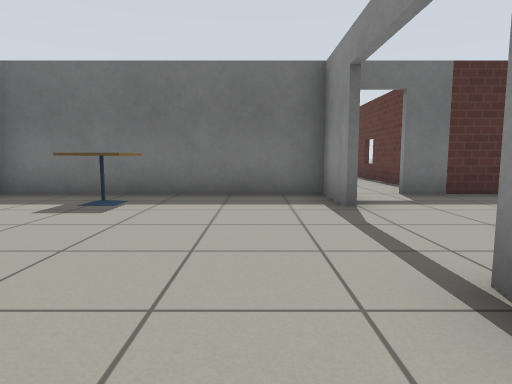
view 1 (above)

18 first-person views from a walk through a world built for the Gazebo simulator. The camera is 0.72 m above the floor, tilts 6° down and sees 75° across. The floor is counted in squares, 1 m on a side. Each view is taken from the middle of a square. On the plan, view 1 faces up. The plan holds only what a view shows up to about 10 squares ahead; the rest is blank. Robots are left out. Simple patterns stand in for the simulator's built-in surfaces.

view 2
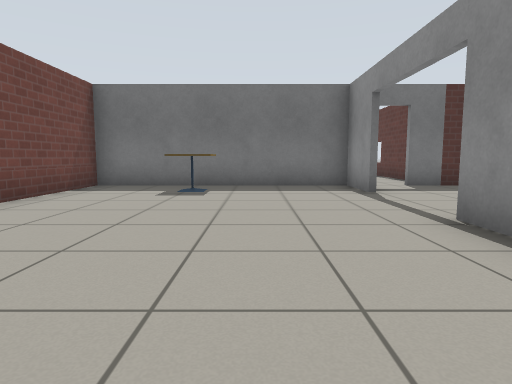

view 3
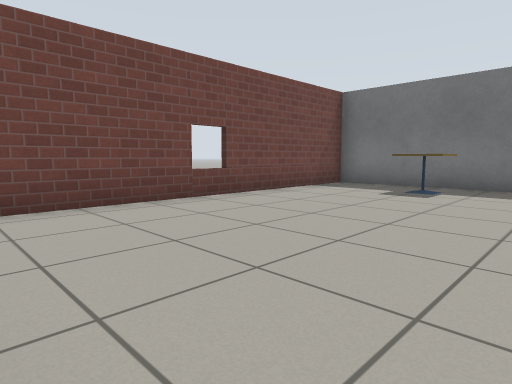

view 4
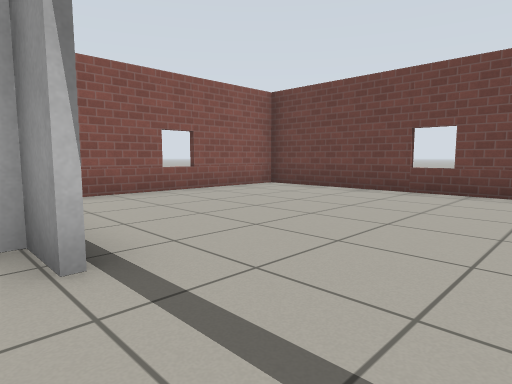

view 5
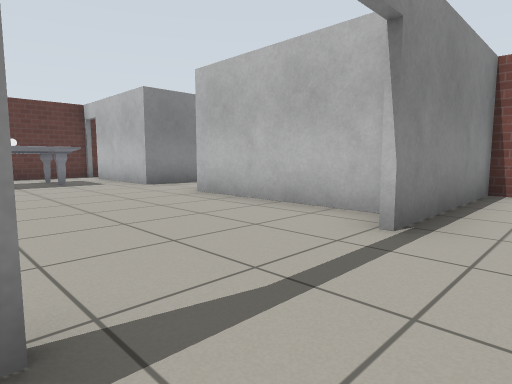

view 6
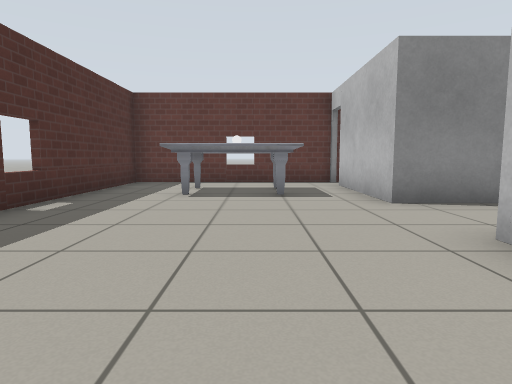

view 7
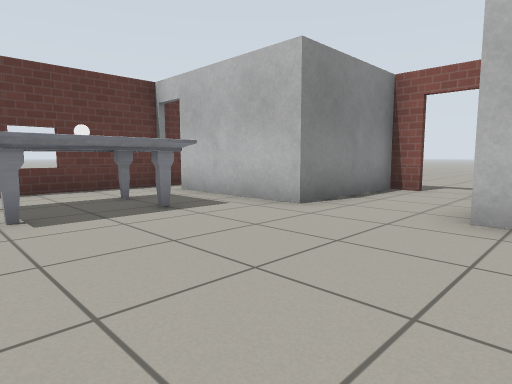

view 8
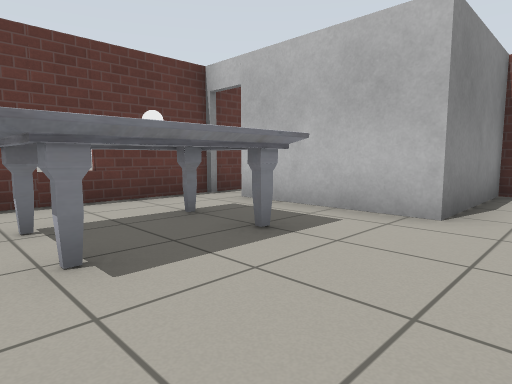

view 9
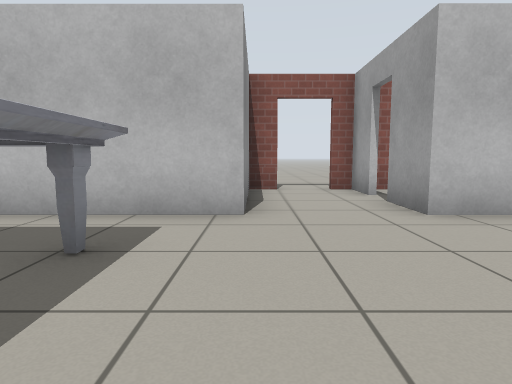

view 10
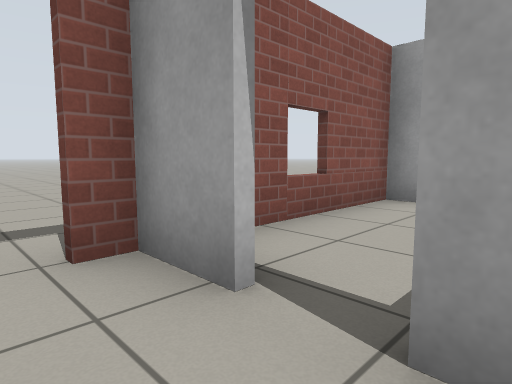

view 11
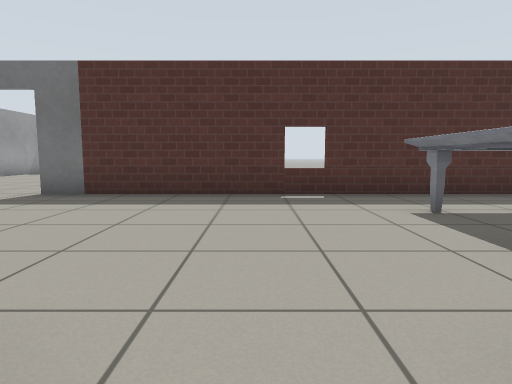

view 12
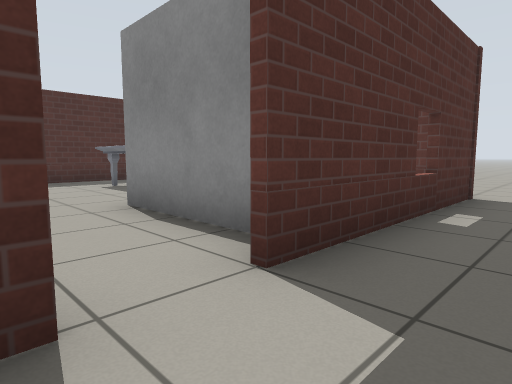

view 13
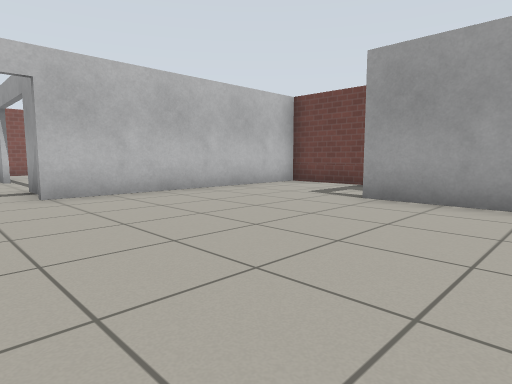

view 14
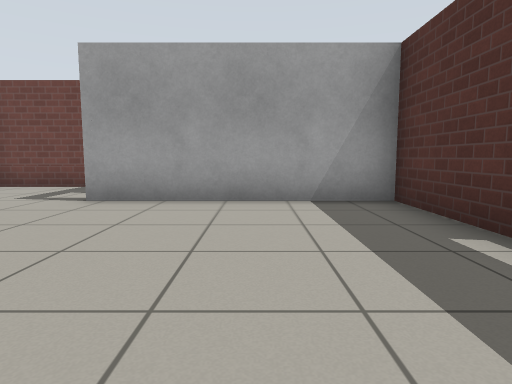

view 15
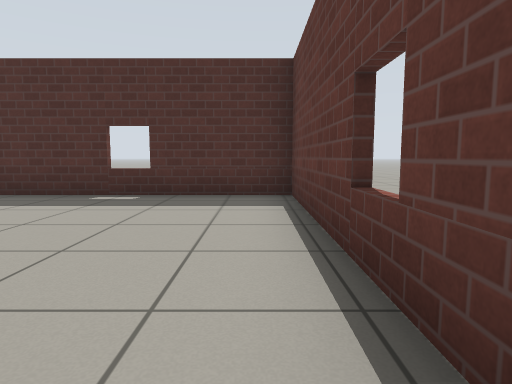

view 16
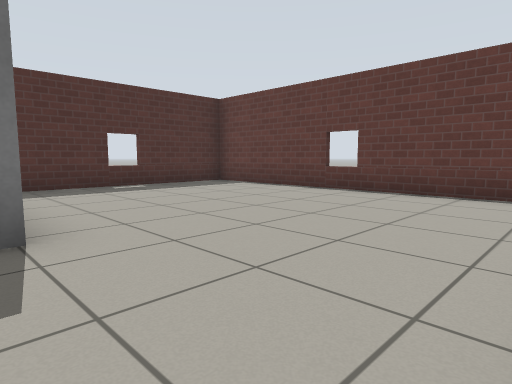

view 17
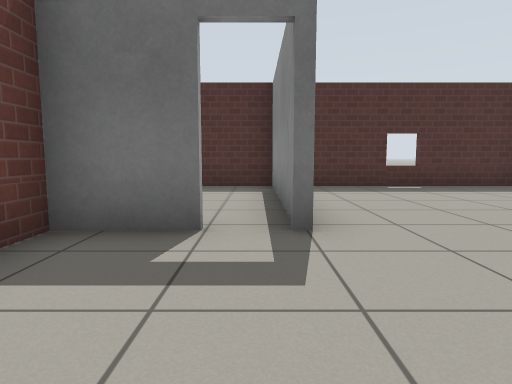

view 18
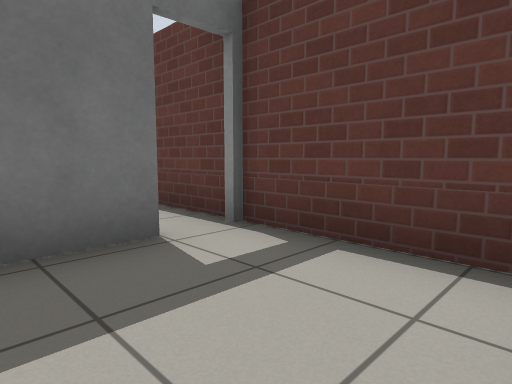

### Floor plan
Points are (right, up) in squares from view 1. A wall is a line through its corners. A room is listed if a view was taken in it or the views show most of it. See-through windows are left out.
Room 1 (views 1, 2, 3, 5)
walls: (1.3, 4.8) (1.3, 6.4) (-5, 6.4) (-5, -2.4) (0.9, -2.4); (1.3, -2.5) (1.3, 1.9)
ways out: open door at (1, 3) to room 2
objects: cafe table (-3, 5) to (-2, 5)
Room 2 (views 4, 6, 7, 8, 9, 10, 11)
walls: (5.9, -1.3) (5.9, -2.5); (8.1, -2.4) (8.1, 0.9) (11.5, 0.9); (1.5, 1.9) (1.5, 0.9) (5.9, 0.9) (5.9, -0.5); (12.5, 1) (12.5, 6.4) (2.8, 6.4); (1.5, 5.6) (1.5, 4.8)
ways out: open door at (1, 3) to room 1; open door at (7, -2.5) to room 3; open door at (2.5, 6.5) to room 4; open door at (12, 1) to room 5; open door at (6, -1)
objects: marble table (9, 2) to (11, 4); other object (10, 3)
Room 3 (view 12)
walls: (12.7, -2.6) (7.5, -2.6)
ways out: open door at (7, -2.5) to room 2
Room 4 (views 13, 14, 15, 16, 17)
walls: (-3.5, 10.2) (-5, 10.2) (-5, 6.6) (1.8, 6.6); (3.7, 7.7) (3.7, 15.3) (-4.4, 15.3); (-2.4, 15.4) (-2.4, 10.1)
ways out: open door at (2.5, 6.5) to room 2; open door at (-3, 10)
Room 5 (view 18)
walls: (11.5, 0.7) (10.2, 0.7); (12.5, -2) (12.5, 1)
ways out: open door at (12, 1) to room 2

Where each view was taken, in squares from view 1:
view 1: 0 up, 0 right, facing up
view 2: 2 down, 1 left, facing up
view 3: 2 down, 0 right, facing up-left
view 4: 4 up, 2 right, facing down-left
view 5: 5 up, 0 right, facing down-right
view 6: 3 up, 3 right, facing right
view 7: 5 up, 5 right, facing down-right
view 8: 5 up, 7 right, facing down-right
view 9: 5 up, 8 right, facing down
view 10: 0 up, 7 right, facing down-left
view 11: 0 up, 7 right, facing up
view 12: 4 down, 6 right, facing up-right
view 13: 13 up, 3 right, facing down-left
view 14: 13 up, 3 right, facing left
view 15: 9 up, 3 right, facing up
view 16: 7 up, 3 left, facing up-right
view 17: 7 up, 3 left, facing up
view 18: 2 down, 10 right, facing up-right
